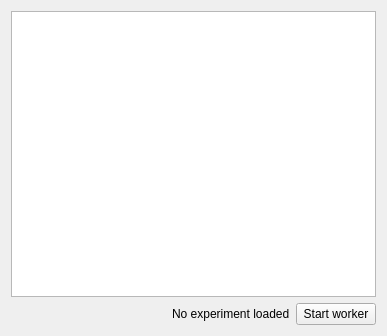
<?xml version="1.0" encoding="UTF-8"?>
<!--
Copyright 2011, 2012 Aurelien Da Campo, Cyprien Huissoud

This file is part of Genecraft-Project.

Genecraft-Project is free software: you can redistribute it and/or modify
it under the terms of the GNU General Public License as published by
the Free Software Foundation, either version 3 of the License, or
(at your option) any later version.

Genecraft-Project is distributed in the hope that it will be useful,
but WITHOUT ANY WARRANTY; without even the implied warranty of
MERCHANTABILITY or FITNESS FOR A PARTICULAR PURPOSE.  See the
GNU General Public License for more details.

You should have received a copy of the GNU General Public License
along with Genecraft-Project.  If not, see <http://www.gnu.org/licenses/>.
-->
<ui version="4.0">
 <class>WorkerCtrl</class>
 <widget class="QWidget" name="WorkerCtrl">
  <property name="geometry">
   <rect>
    <x>0</x>
    <y>0</y>
    <width>387</width>
    <height>336</height>
   </rect>
  </property>
  <property name="windowTitle">
   <string>Form</string>
  </property>
  <layout class="QVBoxLayout" name="verticalLayout">
   <item>
    <widget class="QTextEdit" name="txtOut"/>
   </item>
   <item>
    <layout class="QHBoxLayout" name="horizontalLayout">
     <item>
      <spacer name="horizontalSpacer">
       <property name="orientation">
        <enum>Qt::Horizontal</enum>
       </property>
       <property name="sizeHint" stdset="0">
        <size>
         <width>40</width>
         <height>20</height>
        </size>
       </property>
      </spacer>
     </item>
     <item>
      <widget class="QLabel" name="label">
       <property name="text">
        <string>No experiment loaded</string>
       </property>
      </widget>
     </item>
     <item>
      <widget class="QPushButton" name="btnStart">
       <property name="text">
        <string>Start worker</string>
       </property>
      </widget>
     </item>
    </layout>
   </item>
  </layout>
 </widget>
 <resources/>
 <connections/>
</ui>
